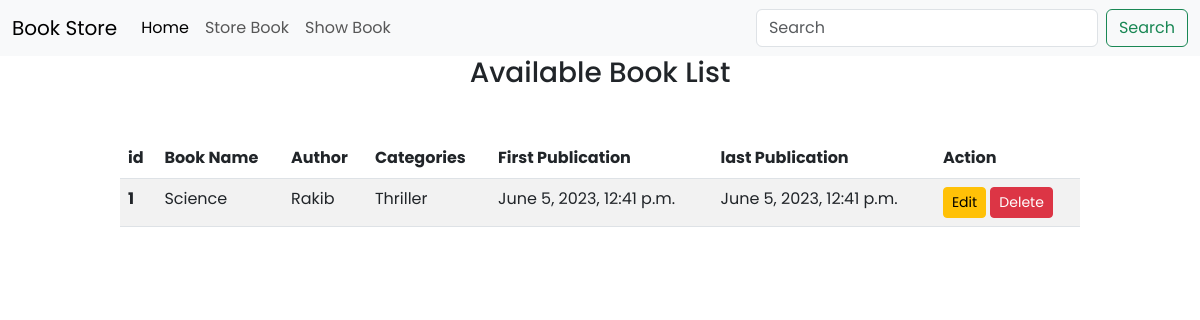
Screenshot of /book_details/1 with the database file from the repository.
### book/models.py (models this page shows)
class BookstoreModel(models.Model):
    CATEGORY = (
        ('Mystrey', 'Mystrey'),
        ('Thriller', 'Thriller'),
        ('Sci-Fi', 'Sci-Fi'),
        ('humor', 'Humor'),
    )
    id = models.IntegerField(primary_key=True)
    book_name = models.CharField(max_length=30)
    author = models.CharField(max_length=30)
    category = models.CharField(max_length=30, choices=CATEGORY)
    first_publish = models.DateTimeField(
        auto_now_add=True)  # Take first date and No change
    last_publish = models.DateTimeField(
        auto_now=True)  # it will change after Edit

### book/views.py (the view)
class BookDetailView(DetailView):
    model = BookstoreModel
    template_name = 'book_details.html'
    context_object_name = 'item'
    pk_url_kwarg = 'id'

### book/templates/book_details.html
{% extends "base.html"%}
{% block content %}
<h3 class="mb-2 text-center">Available Book List</h3>
<div style="width: 80%; margin:auto" class="mt-5">
  <table class="table table-striped">
    <thead>
      <tr>
        <th scope="col">id</th>
        <th scope="col">Book Name</th>
        <th scope="col">Author</th>
        <th scope="col">Categories</th>
        <th scope="col">First Publication</th>
        <th scope="col">last Publication</th>
        <th scope="col">Action</th>
      </tr>
    </thead>
    <tbody>
      <tr>
        <th scope="row">{{item.id}}</th>
        <td>{{item.book_name}}</td>
        <td>{{item.author}}</td>
        <td>{{item.category}}</td>
        <td>{{item.first_publish}}</td>
        <td>{{item.last_publish}}</td>
        <td><a href="{% url 'edit_books' pk=item.id %}" class="btn btn-warning btn-sm">Edit</a> <a
            href="{% url 'delete_books' pk=item.id %}" class="btn btn-danger btn-sm">Delete</a></td>
      </tr>
    </tbody>
  </table>
</div>
{% endblock %}

### book/templates/base.html (style rules this page uses)
body { font-family: 'Poppins', sans-serif; }

### rows the page displays
BookstoreModel: id "1", book_name "Science", author "Rakib", category "Thriller", first_publish "June 5, 2023, 12:41 p.m.", last_publish "June 5, 2023, 12:41 p.m."
